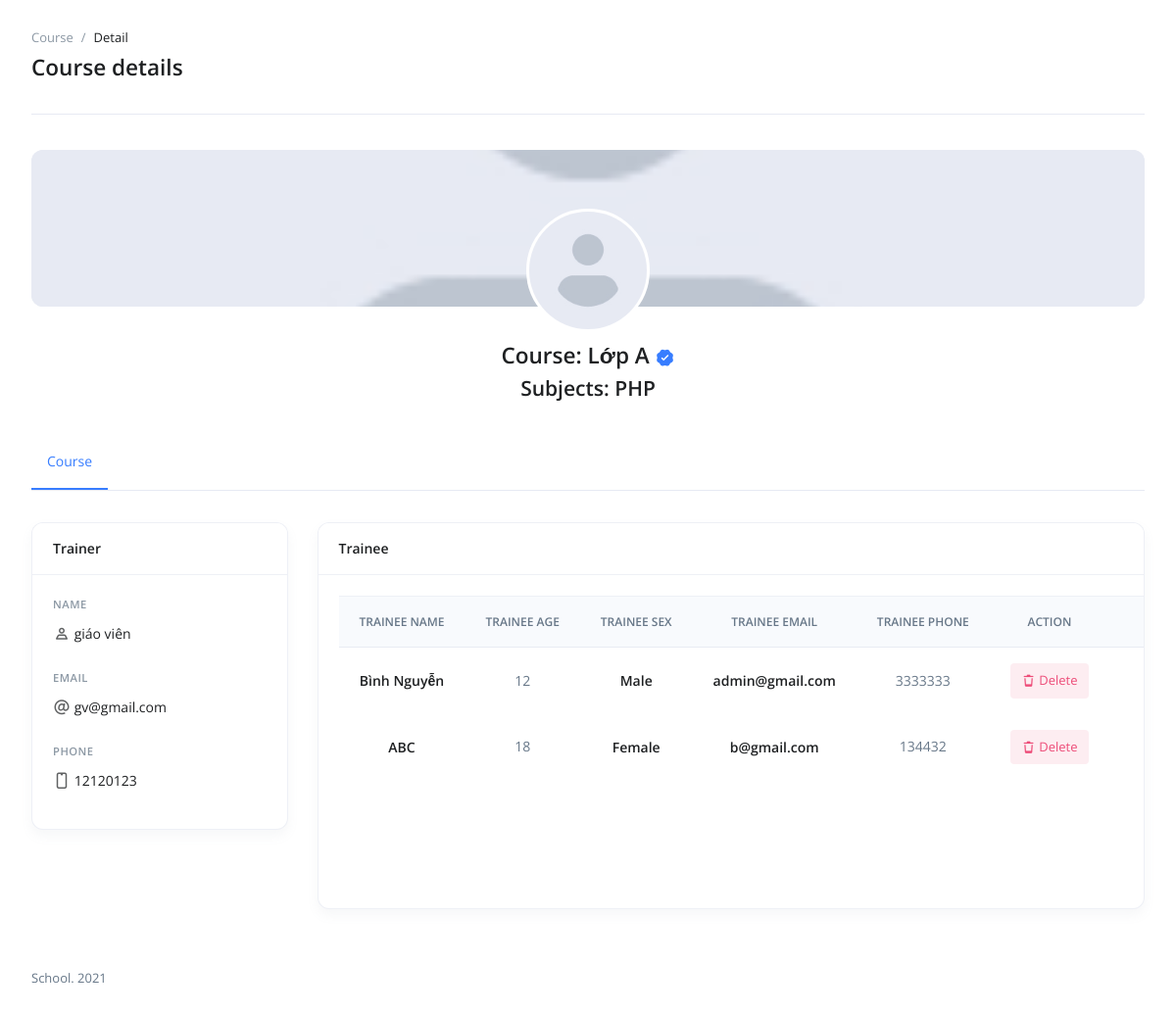
/index.php?controller=course&action=detail&id=1 (signed in), run on the app's committed database.
### tables this page shows
CREATE TABLE `course` (
  `id` int(10) UNSIGNED NOT NULL,
  `course_categorys_id` varchar(250) DEFAULT NULL,
  `course_name` varchar(250) NOT NULL,
  `course_description` text NOT NULL,
  `end_date` date NOT NULL,
  `created_at` timestamp NULL DEFAULT current_timestamp(),
  `update_at` timestamp NULL DEFAULT current_timestamp() ON UPDATE current_timestamp()
);

CREATE TABLE `course_categorys` (
  `id` int(10) UNSIGNED NOT NULL,
  `category_name` varchar(250) NOT NULL,
  `category_description` text NOT NULL,
  `created_at` timestamp NULL DEFAULT current_timestamp(),
  `update_at` timestamp NULL DEFAULT current_timestamp() ON UPDATE current_timestamp()
);

CREATE TABLE `trainer` (
  `id` int(10) UNSIGNED NOT NULL,
  `trainer_name` varchar(250) NOT NULL,
  `trainer_email` varchar(250) NOT NULL,
  `trainer_password` varchar(250) NOT NULL,
  `trainer_phone` int(11) NOT NULL,
  `trainer_address` varchar(250) NOT NULL,
  `course_id` int(11) DEFAULT NULL,
  `created_at` timestamp NULL DEFAULT current_timestamp(),
  `update_at` timestamp NULL DEFAULT current_timestamp() ON UPDATE current_timestamp(),
  `level` int(11) DEFAULT 2
);

CREATE TABLE `trainee` (
  `id` int(10) UNSIGNED NOT NULL,
  `trainee_name` varchar(250) NOT NULL,
  `trainee_email` varchar(250) NOT NULL,
  `trainee_password` varchar(250) NOT NULL,
  `trainee_sex` tinyint(4) NOT NULL DEFAULT 1,
  `trainee_phone` int(11) NOT NULL,
  `course_id` int(11) DEFAULT 0,
  `created_at` timestamp NULL DEFAULT current_timestamp(),
  `update_at` timestamp NULL DEFAULT current_timestamp() ON UPDATE current_timestamp(),
  `age` int(11) NOT NULL
);

### Controllers/CourseController.php (called while the page is built, shortened)
<?php
class CourseController
{
    public function detail()
    {
        $id = isset($_GET["id"]) ? (int) $_GET["id"] : 0;
        $courseModel = new CourseModel();
        $data = $courseModel->fetchOne($id);
        include_once "Views/Course/detail.php";
    }
}

### router.php (called while the page is built, shortened)
<?php
class Router {
    public function run() {
        $defaultAction = "index";
        $action = isset($_REQUEST["action"]) && ($_REQUEST["action"]) ? $_REQUEST["action"] : $defaultAction;
        $controllerObject = new $controller();
        $controllerObject->$action();
    }
}

### index.php (called while the page is built, shortened)
<?php
include_once "models/Database.php";
include_once "models/Function.php";
include_once "controllers/CourseController.php";
include_once "models/CourseModel.php";
include_once "router.php";
$router = new Router();
$router->run();

### Models/Function.php (called while the page is built, shortened)
<?php
    function assets_css()
    {
        return SITE_URL . "Assets/css/";
    }

### Models/Database.php (called while the page is built, shortened)
<?php
    class Database
    {
        public $conn;
        public function __construct()
        {
            if (!$this->conn) {
                try {
                    $serverName = self::DATABASE_SERVER;
                    $databaseName = self::DATABASE_NAME;
                    $username = self::DATABASE_USER;
                    $password = self::DATABASE_PASSWORD;
                    $this->conn = new PDO("mysql:host=$serverName;dbname=$databaseName", $username, $password);
                    $this->conn->setAttribute(PDO::ATTR_ERRMODE, PDO::ERRMODE_EXCEPTION);
                } catch (PDOException $e) {
                    echo $e->getMessage();
                    exit();
                }
            }
        }
    }

### Models/CourseModel.php (called while the page is built, shortened)
<?php
class CourseModel extends Database
{
    protected $table = "course";
    public function fetchOne($id)
    {
        $sqlCourse = "SELECT * FROM $this->table WHERE id = ? LIMIT 1";
        $stmtCourse = $this->conn->prepare($sqlCourse);
        $stmtCourse->execute([$id]);
        $course = $stmtCourse->fetchObject();
        $sqlTrainer = "SELECT * FROM trainer WHERE course_id = ? ";
        $stmtTrainer = $this->conn->prepare($sqlTrainer);
        $stmtTrainer->execute([$id]);
        $trainer = $stmtTrainer->fetchObject();
        $sqlTrainee = "SELECT * FROM trainee WHERE course_id = ? ORDER BY id DESC";
        $stmtTrainee = $this->conn->prepare($sqlTrainee);
        $stmtTrainee->execute([$id]);
        $trainee = $stmtTrainee->fetchAll();
        $sqlCourse_categorys = "SELECT * FROM $this->table INNER JOIN course_categorys ON $this->table.course_categorys_id = course_categorys.id WHERE $this->table.id = ?";
        $stmtCourse_categorys = $this->conn->prepare($sqlCourse_categorys);
        $stmtCourse_categorys->execute([$id]);
        $course_categorys = $stmtCourse_categorys->fetchObject();
        $data = [ "course" => $course, "trainer" => $trainer, "trainee" => $trainee, "course_categorys" => $course_categorys];
        return $data;
    }
}

### Views/Course/detail.php (the view, shortened to what this page needs)
<?php require_once __DIR__ . "/../Layout/header.php" ?>
<main id="content" role="main" class="main">
    <div class="content container-fluid">
        <div class="page-header">
            <div class="row align-items-end">
                <div class="col-sm mb-2 mb-sm-0">
                    <nav aria-label="breadcrumb">
                        <ol class="breadcrumb breadcrumb-no-gutter">
                            <li class="breadcrumb-item"><a class="breadcrumb-link" href="<?php echo SITE_URL ?>index.php?controller=trainingStaff&action=index">Course</a></li>
                            <li class="breadcrumb-item active" aria-current="page">Detail</li>
                        </ol>
                    </nav>
                    <h1 class="page-header-title">Course details</h1>
                </div>
            </div>
        </div>
        <div class="row justify-content-lg-center">
            <div class="col-lg-12">
                <div class="profile-cover">
                    <div class="profile-cover-img-wrapper">
                    </div>
                </div>
                <div class="text-center mb-5">
                    <label class="avatar avatar-xxl avatar-circle avatar-border-lg avatar-uploader profile-cover-avatar" for="avatarUploader">
                        <img id="avatarImg" class="avatar-img" src="<?php echo assets_css() ?>dashboard\img\160x160\img1.jpg" alt="Image Description">
                    </label>
                    <h1 class="page-header-title" style="text-transform: capitalize;">Course: <?php echo $data['course']->course_name ?> <i class="tio-verified tio-lg text-primary" data-toggle="tooltip" data-placement="top" title="Top endorsed"></i></h1>
                    <h2>Subjects: <?php echo $data['course_categorys']->category_name ?></h2>
                </div>
                <div class="js-nav-scroller hs-nav-scroller-horizontal mb-5">
                    <ul class="nav nav-tabs align-items-center">
                        <li class="nav-item">
                            <a class="nav-link active disabled">Course</a>
                        </li>
                    </ul>
                </div>
                <div class="row">
                    <div class="col-lg-3">
                        <div class="card mb-3 mb-lg-5">
                            <div class="card-header">
                                <h2 class="card-header-title h5">Trainer</h2>
                            </div>
                            <div class="card-body">
                                <ul class="list-unstyled list-unstyled-py-3 text-dark mb-3">
                                    <li class="py-0">
                                        <small class="card-subtitle">Name</small>
                                    </li>
                                    <li>
                                        <i class="tio-user-outlined nav-icon"></i>
                                        <?php isset($data['trainer']->trainer_name); echo $data['trainer']->trainer_name ?>
                                    </li>
                                    <li class="pt-2 pb-0">
                                        <small class="card-subtitle">Email</small>
                                    </li>
                                    <li>
                                        <i class="tio-online nav-icon"></i>
                                        <?php isset($data['trainer']->trainer_email); echo $data['trainer']->trainer_email ?>
                                    </li>
                                    <li class="pt-2 pb-0">
                                        <small class="card-subtitle">Phone</small>
                                    </li>
                                    <li>
                                        <i class="tio-android-phone-vs nav-icon"></i>
                                        <?php isset($data['trainer']->trainer_phone); echo $data['trainer']->trainer_phone ?>
                                    </li>
                                </ul>
                            </div>
                        </div>
                    </div>
                    <div class="col-lg-9">
                        <div class="card mb-3 mb-lg-5">
                            <div class="card-header">
                                <h2 class="card-header-title h5">Trainee</h2>
                            </div>
                            <div class="card-body card-body-height">
                                <table class="table table-lg table-borderless table-thead-bordered table-nowrap table-align-middle card-table">
                                    <thead class="thead-light">
                                        <tr class="text-center">
                                            <th>Trainee name</th>
                                            <th>Trainee age</th>
                                            <th>Trainee sex</th>
                                            <th>Trainee email</th>
                                            <th>Trainee phone</th>
                                            <th>Action</th>
                                            <th></th>
                                        </tr>
                                    </thead>
                                    <tbody>
                                        <?php
                                            if (!is_object($data['trainee']) && !empty($data['trainee'])) :
                                                foreach ($data['trainee'] as $key => $value) :
                                        ?>
                                                <tr class="text-center">
                                                    <td class="h5"><?php echo $value->trainee_name ?></td>
                                                    <td><?php echo $value->age ?></td>
                                                    <td class="h5"><?php echo $value->trainee_sex == 1 ? 'Female' : 'Male' ?></td>
                                                    <td class="h5"><?php echo $value->trainee_email ?></td>
                                                    <td><?php echo $value->trainee_phone ?></td>
                                                    <td>
                                                        <?php if ($_SESSION['level'] == 1) : ?>
                                                            <a class="btn btn-sm btn-soft-danger" href="<?php echo SITE_URL ?>index.php?controller=course&action=deleteTrainee&id=<?php echo $value->id ?>">
                                                                <i class="tio-delete-outlined"></i> Delete
                                                            </a>
                                                        <?php endif; ?>
                                                    </td>
                                                </tr>
                                        <?php endforeach; endif; ?>
                                    </tbody>
                                </table>
                            </div>
                        </div>
                    </div>
                </div>
            </div>
        </div>
    </div>
    <?php require_once __DIR__ . "/../Layout/footer.php" ?>

### Views/Layout/header.php (shortened to what this page needs)
<!DOCTYPE html>
<html lang="en">
<head>
    <link rel="stylesheet" href="<?php echo assets_css() ?>dashboard\css\vendor.min.css">
    <link rel="stylesheet" href="<?php echo assets_css() ?>dashboard\vendor\icon-set\style.css">
    <link rel="stylesheet" href="<?php echo assets_css() ?>dashboard\css\theme.min.css?v=1.0">
</head>
<body class="   footer-offset">

### Views/Layout/footer.php (shortened to what this page needs)
        <div class="footer">
            <div class="row justify-content-between align-items-center">
                <div class="col">
                    <p class="font-size-sm mb-0">School. <span class="d-none d-sm-inline-block">2021 </span></p>
                </div>
            </div>
        </div>
    </main>
</body>
</html>

### data on the page
course: course_name "Lớp A", course_categorys.category_name "PHP"
trainer: trainer_name "giáo viên", trainer_email "gv@gmail.com", trainer_phone "12120123"
trainee: trainee_name "Bình Nguyễn", age "12", trainee_sex "Male", trainee_email "admin@gmail.com", trainee_phone "3333333"
trainee: trainee_name "ABC", age "18", trainee_sex "Female", trainee_email "b@gmail.com", trainee_phone "134432"
